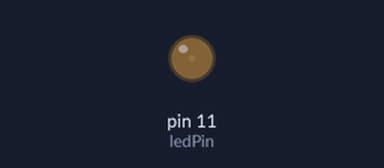
The sketch below on a simulated Arduino Uno, built with avr-gcc and run on an emulated ATmega328P. Shown: output pins drawn as LEDs (lit = HIGH).

Above: at 0.05 s.
At 1.05 s:
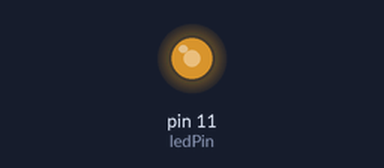
At 2.1 s:
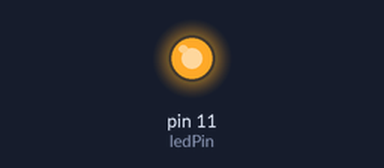
At 4.2 s:
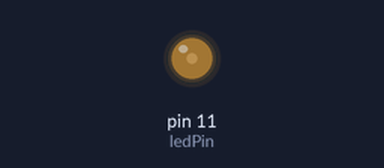
Timing chart, 0 to 5.9 s (numbered marks = the images above):
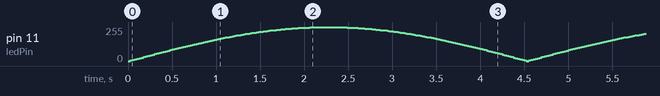

The sketch:

lampada_pulsante.ino
```cpp
// Projeto 7 - Lampada pulsante

int ledPin = 11;
float sinVal;
int ledVal;

void setup(){
  pinMode(ledPin, OUTPUT);
}

void loop(){

  for(int i = 0; i < 180; i++){
    // converte graus para radianos, e obtem o valor do seno
    sinVal = (sin(i * (PI / 180)));
    ledVal = int(sinVal * 255);
    analogWrite(ledPin, ledVal);
    delay(25);
  }
}
```
